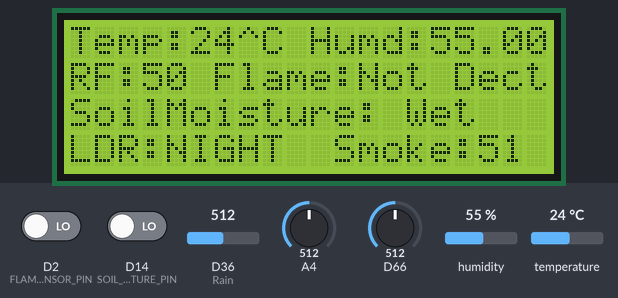
Recording of a sketch running on a simulated Arduino Due. Parts: 20×4 character LCD. Inputs (shaded band) come from the test bench; at power-on: D2 (FLAME_SENSOR_PIN) LOW, A4 = 512, D14 (SOIL_MOISTURE_PIN) LOW, D36 (Rain) = 512, D66 = 512, humidity 55 %, temperature 24 °C (analog values on the 0–1023 scale). What the sketch prints to the serial monitor is not drawn.

Above: at 5.8 s.
5.9 s: D2 (FLAME_SENSOR_PIN) driven HIGH
At 7.6 s:
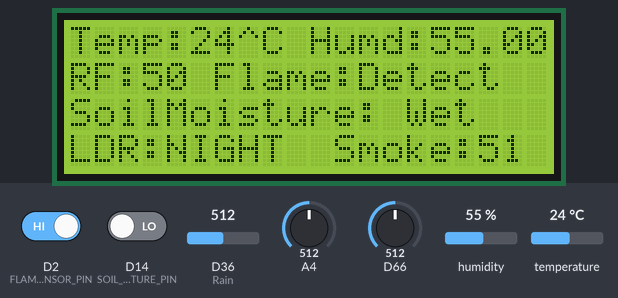
8.3 s: A4 set to 137
10.2 s: A4 set to 118
At 11.9 s:
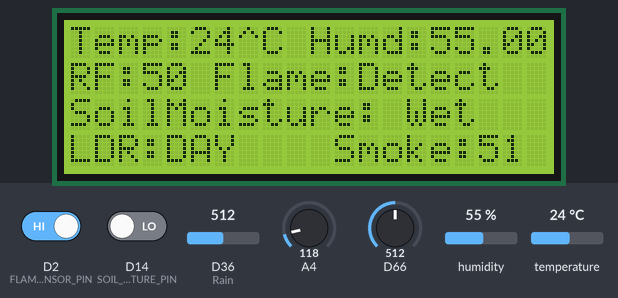
12.7 s: D14 (SOIL_MOISTURE_PIN) driven HIGH
At 13.9 s:
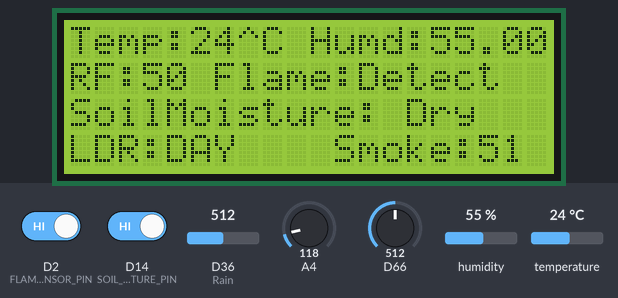
14.9 s: D2 (FLAME_SENSOR_PIN) driven LOW
At 16.7 s:
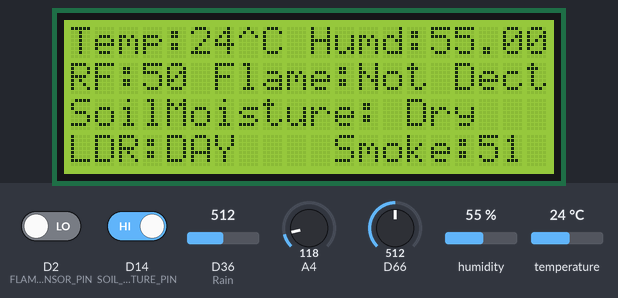
17.0 s: D14 (SOIL_MOISTURE_PIN) driven LOW
At 19.0 s:
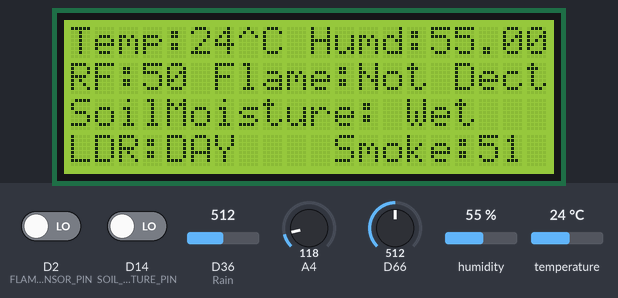
Timing chart, 0 to 20.2 s (numbered marks = the images above; inputs shaded):
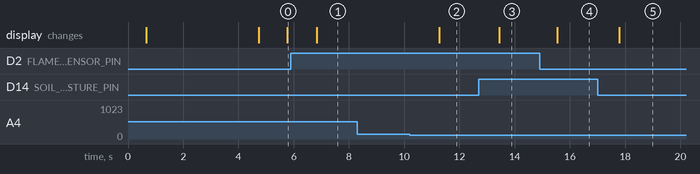

Measured:
- the behaviour switches between 126 and 125 on A4 (found by bisection; images 1 and 2)
- after the input at 5.9 s, the display: changes after 0.94 s (image 1)
- after the input at 8.3 s, every drawn part: stays the same
- after the input at 10.2 s, the display: changes after 1.1 s (image 2)
- after the input at 12.7 s, the display: changes after 0.74 s (image 3)
- after the input at 14.9 s, the display: changes after 0.64 s (image 4)
- after the input at 17.0 s, the display: changes after 0.79 s (image 5)

The sketch:

main_code_5_sensor.ino
```cpp
#include <Wire.h>
#include <LiquidCrystal_I2C.h>
#include <DHT.h>

#define Rain 36
#define TH 5
#define LDR 4
#define FLAME_SENSOR_PIN 2
#define SOIL_MOISTURE_PIN 14
#define DHT_PIN 5             // Digital pin connected to the DHT sensor
#define DHT_TYPE DHT11        // Type of DHT sensor


// I2C LCD configuration
LiquidCrystal_I2C lcd(0x27, 20, 4);  // Adjust the address if needed (use an I2C scanner to find the address)

DHT dht(DHT_PIN, DHT_TYPE);

void setup() {
  Serial.begin(115200);
  delay(500);
  dht.begin();

  pinMode(LDR, INPUT);
  pinMode(Rain, INPUT);
  pinMode(FLAME_SENSOR_PIN, INPUT);

  analogReadResolution(12);


  // Initialize LCD
  lcd.init();                      // initialize the lcd
  lcd.init();
  // Print a message to the LCD
  lcd.backlight();

  // Print message
  lcd.setCursor(0, 0);
  lcd.print("Weather");
  lcd.setCursor(2, 1);
  lcd.print("Monitoring");
  lcd.setCursor(4, 2);
  lcd.print("System");
  lcd.setCursor(6, 3);
  lcd.print("Loading...");
  delay(4000);
  lcd.clear();

}
//Get the rain sensor values
void rainSensor() {
  int Rvalue = analogRead(Rain);
  Rvalue = map(Rvalue, 0, 4095, 0, 100);
  Rvalue = (Rvalue - 100) * -1;

  lcd.setCursor(0, 1);
  lcd.print("RF:");
  lcd.print(Rvalue);
  lcd.print(" ");
  Serial.println(Rvalue);

}

void flame() {
  int flameStatus = digitalRead(FLAME_SENSOR_PIN);

  lcd.setCursor(6, 1);
  lcd.print("Flame:");
  lcd.setCursor(12, 1);

  if (flameStatus == HIGH) {
    lcd.print("Detect  ");
    Serial.println("Detect  ");
  } else {
    lcd.print("Not Dect");
    Serial.println("Not Dect");
  }
}


//Get the DHT11 sensor values
void DHT11sensor() {
  float h = dht.readHumidity();
  int t = dht.readTemperature();

  if (isnan(h) || isnan(t)) {
    Serial.println("Failed to read from DHT sensor!");
    return;
  }

  lcd.setCursor(0, 0);
  lcd.print("Temp:");
  lcd.print(t);
  lcd.setCursor(7, 0);
  lcd.print("^C");

  lcd.setCursor(10, 0);
  lcd.print("Humd:");
  lcd.print(h);

}

void soil() {
  int soilMoistureValue = digitalRead(SOIL_MOISTURE_PIN);  // Assuming soil moisture sensor is digital
  int moisturePercentage = map(soilMoistureValue, 0, 1023, 0, 100);
  lcd.setCursor(0, 2);
  lcd.print("SoilMoisture:");
 // Check the soil moisture level and display accordingly
  if (soilMoistureValue == HIGH) {
    lcd.setCursor(14, 2);
    lcd.print("Dry");
  } else {
    lcd.setCursor(14, 2);
    lcd.print("Wet");
  }
  {
    Serial.print("Soil Moisture: ");
    Serial.print(soilMoistureValue);

  }

}


//Get the LDR sensor values
void LDRsensor() {
  // Read analog value from LDR
  int ldrValue = analogRead(LDR);

  // Determine LDR status
  String ldrStatus = (ldrValue > 500) ? "NIGHT" : "DAY  ";

  // Display data on LCD
  lcd.setCursor(0, 3);
  lcd.print("LDR:");
  lcd.print(ldrStatus);
  delay(1000);
}

void smoke(){

  int mq2_level=analogRead(12);
  mq2_level = map(mq2_level, 4095, 0, 100, 0);

  lcd.setCursor(11, 3);
  lcd.print("Smoke: ");
  lcd.setCursor(17, 3);
  lcd.print(mq2_level);

}

  void loop() {
  rainSensor();
  DHT11sensor();
  soil();
  LDRsensor();
  smoke();
  flame();
}
```
